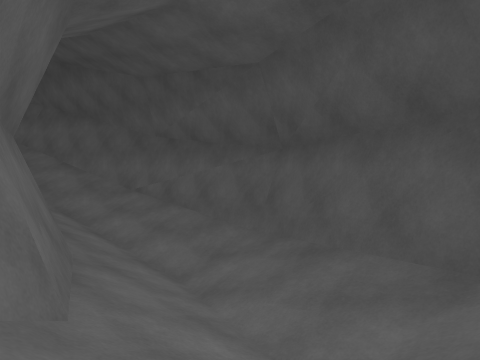
[1] (above)

15 first-person views from a walk through a 3-D level made in the Unity game engine. The camera is 0.27 m above the floor, tilts 2° down and sees 70° across. The floor is counted in squares, 0.5 m on a side. Each view is taken from the middle of a square. On the plan, view 1 faces up. The plan holds only what a view shows up to about 9 squares ahead; the rest is blank. The place goes on beyond the plan.

[2]
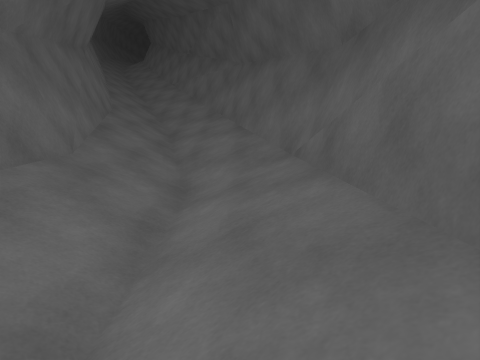

[3]
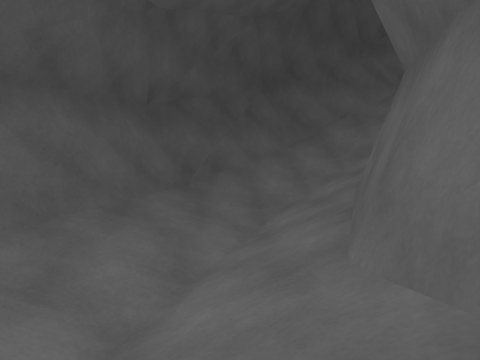

[4]
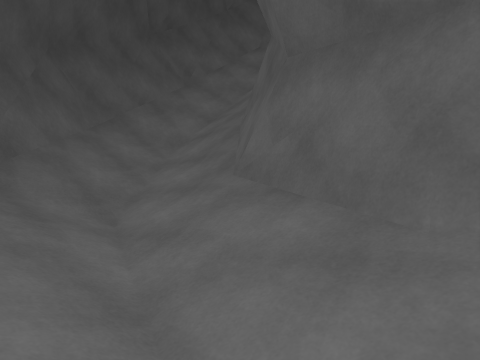

[5]
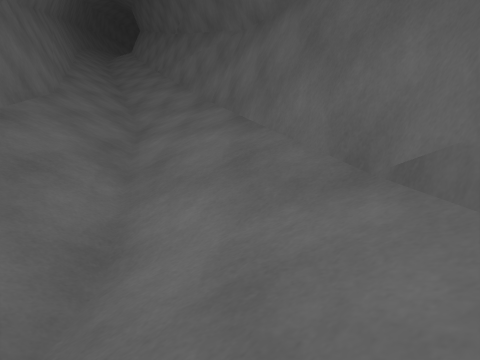

[6]
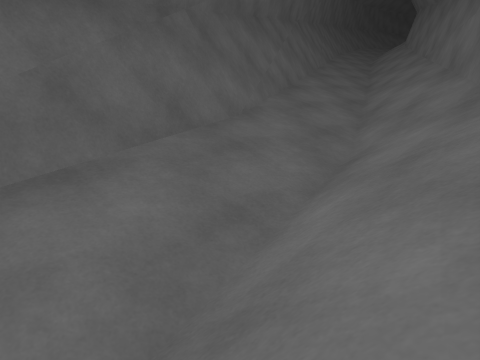

[7]
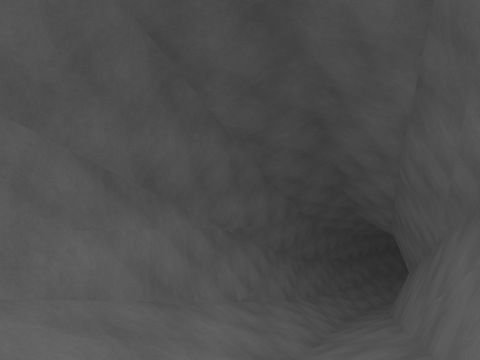

[8]
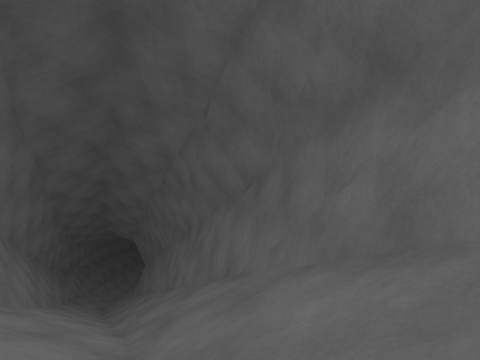

[9]
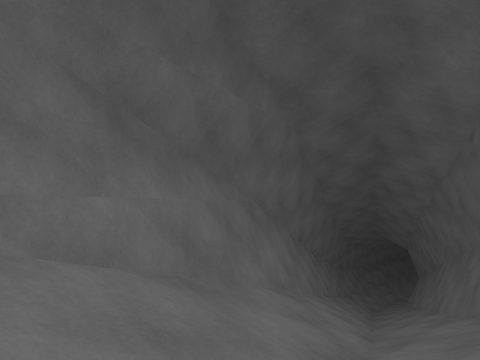

[10]
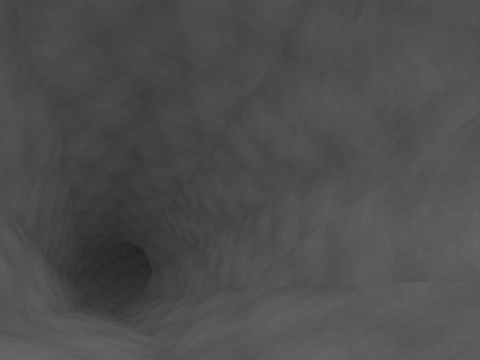

[11]
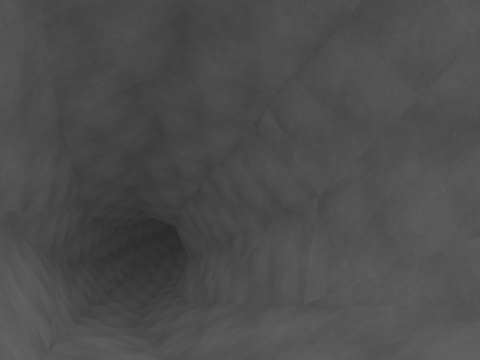

[12]
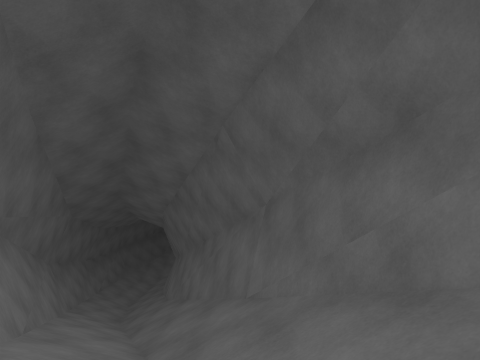

[13]
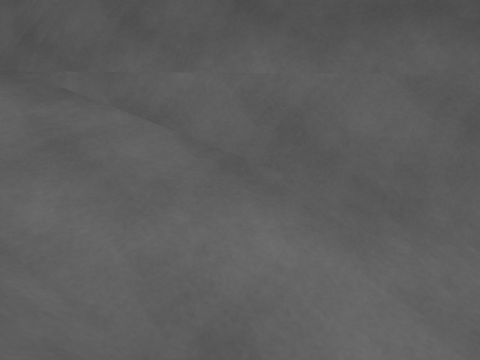

[14]
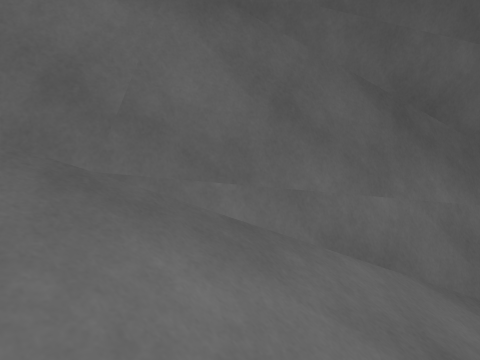

[15]
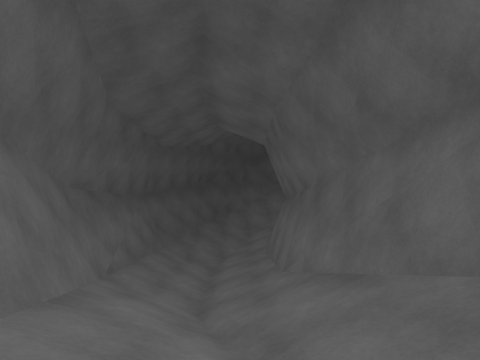

### Floor plan
Key: @ floor where view 1 was taken; # wall or solid block; / step, stairs or slope; = window, fence, low wall or low ledge.
Columns run from 25 left of view 1 to 2 right of it. Each row starts with its distance up from view 1.
 19 ###
 18 //###
 17 ////###
 16 #/////####
 15 ###//////###
 14   ###//////####
 13     ####//////###
 12        ###//////###
 11          ####/////###
 10             ###/////###
  9               ####////##
  8                  ##////##
  7                   ###///##
  6                     ##///##
  5                      ##///#
  4                       ##//##
  3                        #///#
  2                        ##//#
  1                         #//#
  0                         #@/#
 -1                          /=#
 -2                           ##

Positions as (right, up) in squares from view 1, and headings:
1: (0, 0), facing up
2: (0, 5), facing up-left
3: (-3, 6), facing down-right
4: (-1, 6), facing down
5: (-2, 7), facing up-left
6: (-4, 9), facing left
7: (-20, 14), facing right
8: (-24, 17), facing down-right
9: (-25, 17), facing right
10: (-25, 18), facing down-right
11: (-17, 15), facing down-right
12: (-18, 15), facing down-right
13: (-22, 15), facing up
14: (-25, 17), facing up-right
15: (-8, 11), facing down-right
